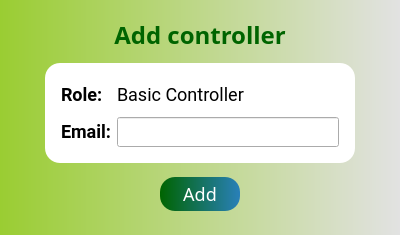
<?xml version="1.0" encoding="UTF-8"?>
<ui version="4.0">
 <class>WhiteListDialog</class>
 <widget class="QDialog" name="WhiteListDialog">
  <property name="geometry">
   <rect>
    <x>0</x>
    <y>0</y>
    <width>400</width>
    <height>235</height>
   </rect>
  </property>
  <property name="minimumSize">
   <size>
    <width>400</width>
    <height>235</height>
   </size>
  </property>
  <property name="maximumSize">
   <size>
    <width>400</width>
    <height>235</height>
   </size>
  </property>
  <property name="windowTitle">
   <string>WhiteListDialog</string>
  </property>
  <property name="windowIcon">
   <iconset>
    <normaloff>assets/icons/remote_logo.png</normaloff>assets/icons/remote_logo.png</iconset>
  </property>
  <property name="styleSheet">
   <string notr="true">QPushButton {
	outline: none !important; 
}

QDialog#WhiteListDialog {
background: qlineargradient( x1:0 y1:0, x2:1 y2:0, stop:0 #9acd32,  stop:1 #E2E2E2);
}
/* stop:0 #acb6e5,  stop:1 #86fde8 */</string>
  </property>
  <widget class="QLabel" name="label_2">
   <property name="geometry">
    <rect>
     <x>0</x>
     <y>9</y>
     <width>400</width>
     <height>51</height>
    </rect>
   </property>
   <property name="font">
    <font>
     <family>SVN-Cookies</family>
     <pointsize>-1</pointsize>
     <weight>75</weight>
     <bold>true</bold>
    </font>
   </property>
   <property name="styleSheet">
    <string notr="true">font-size: 24px;
color: #006400;
font-weight: bold;</string>
   </property>
   <property name="text">
    <string>Add controller</string>
   </property>
   <property name="alignment">
    <set>Qt::AlignCenter</set>
   </property>
  </widget>
  <widget class="QWidget" name="configWidget" native="true">
   <property name="geometry">
    <rect>
     <x>45</x>
     <y>63</y>
     <width>310</width>
     <height>100</height>
    </rect>
   </property>
   <property name="styleSheet">
    <string notr="true">QWidget#configWidget {
	background-color: #fff;
	border-radius: 15px;
}

QLabel, QLineEdit {
	font-size: 18px;
}</string>
   </property>
   <layout class="QGridLayout" name="gridLayout">
    <property name="leftMargin">
     <number>16</number>
    </property>
    <property name="topMargin">
     <number>16</number>
    </property>
    <property name="rightMargin">
     <number>16</number>
    </property>
    <property name="bottomMargin">
     <number>16</number>
    </property>
    <item row="0" column="0">
     <widget class="QLabel" name="label">
      <property name="font">
       <font>
        <family>Roboto</family>
        <pointsize>-1</pointsize>
        <weight>75</weight>
        <bold>true</bold>
       </font>
      </property>
      <property name="text">
       <string>Role:</string>
      </property>
     </widget>
    </item>
    <item row="0" column="1">
     <widget class="QLabel" name="role">
      <property name="font">
       <font>
        <family>Roboto</family>
        <pointsize>-1</pointsize>
       </font>
      </property>
      <property name="text">
       <string>Basic Controller</string>
      </property>
     </widget>
    </item>
    <item row="1" column="0">
     <widget class="QLabel" name="label_4">
      <property name="font">
       <font>
        <family>Roboto</family>
        <pointsize>-1</pointsize>
        <weight>75</weight>
        <bold>true</bold>
       </font>
      </property>
      <property name="text">
       <string>Email:</string>
      </property>
     </widget>
    </item>
    <item row="1" column="1">
     <widget class="QLineEdit" name="mail">
      <property name="font">
       <font>
        <family>Roboto</family>
        <pointsize>-1</pointsize>
       </font>
      </property>
     </widget>
    </item>
   </layout>
  </widget>
  <widget class="QPushButton" name="addBtn">
   <property name="geometry">
    <rect>
     <x>160</x>
     <y>177</y>
     <width>80</width>
     <height>34</height>
    </rect>
   </property>
   <property name="font">
    <font>
     <family>SVN-Cookies</family>
     <pointsize>-1</pointsize>
    </font>
   </property>
   <property name="cursor">
    <cursorShape>PointingHandCursor</cursorShape>
   </property>
   <property name="styleSheet">
    <string notr="true">QPushButton {
	background: qlineargradient( x1:0 y1:0, x2:1 y2:0, stop:0 #006400,  stop:1 #2980b9);
	padding: 8px 14px;
 	font-size: 18px;
	color: #fff;
	border: none;
	border-radius: 15px;
}

QPushButton:hover {
	background: qlineargradient( x1:0 y1:0, x2:1 y2:0, stop:0 #F0E68C,  stop:1 #9acd32);
}</string>
   </property>
   <property name="text">
    <string>Add</string>
   </property>
  </widget>
 </widget>
 <resources/>
 <connections/>
</ui>
